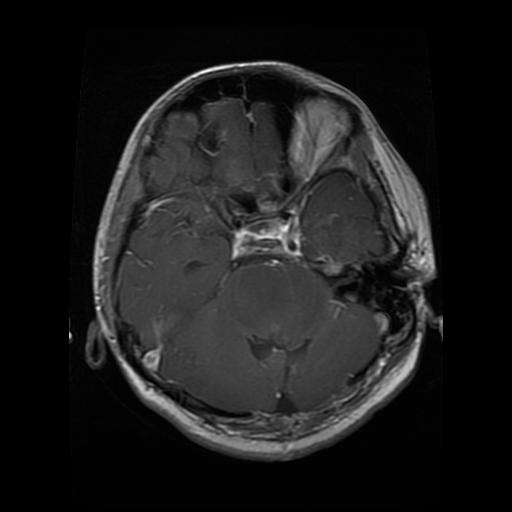
#> input picture huggingface/examples/glioma.jpg, 512 x 512 px
$ python -i radiomics.py   (imports and definitions only)
#> lines starting #> are read from the running program, lines starting #| are printed output that depends on the picture; after the words box and inside, x2 and y2 are one past the last pixel; in counts of white or black regions, pixels touching at a corner belong together
#> further down, picture is the input picture: shape (512, 512, 3); min 0, max 255, mean 27.9
"""
Radiomics feature extraction for brain tumor analysis.
Combines hand-crafted texture/shape features with deep learning.
"""

import torch
import torch.nn as nn
import numpy as np
from typing import Dict, List, Optional, Tuple
import cv2


class RadiomicsExtractor:
    """
    Extract hand-crafted radiomics features from brain MRI images.
    Features include texture, shape, and first-order statistics.
    """

    def __init__(self, feature_types: List[str] = None):
        self.feature_types = feature_types or ['firstorder', 'glcm', 'shape']

    def extract(self, image: np.ndarray, mask: Optional[np.ndarray] = None) -> np.ndarray:
        """Extract all radiomics features from image."""
        if mask is None:
            mask = self._create_tumor_mask(image)

        features = []
        if 'firstorder' in self.feature_types:
            features.extend(self._extract_firstorder(image, mask))
        if 'glcm' in self.feature_types:
            features.extend(self._extract_glcm(image, mask))
        if 'shape' in self.feature_types:
            features.extend(self._extract_shape(mask))

        return np.array(features, dtype=np.float32)

    def _create_tumor_mask(self, image: np.ndarray) -> np.ndarray:
        """Create approximate tumor mask using thresholding."""
        if len(image.shape) == 3:
            gray = cv2.cvtColor((image * 255).astype(np.uint8), cv2.COLOR_RGB2GRAY)
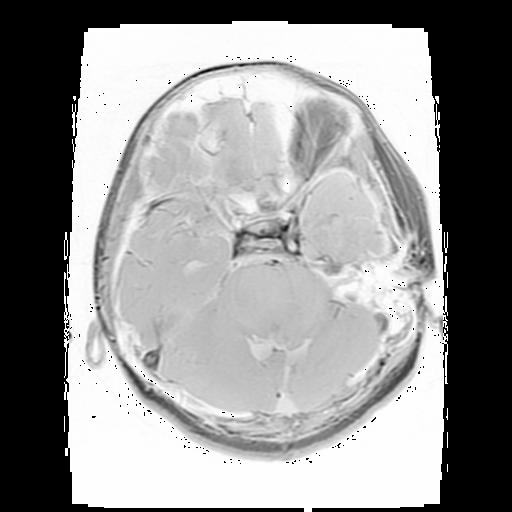
#> gray: shape (512, 512); min 0, max 255, mean 145.8
        else:
            gray = (image * 255).astype(np.uint8)

        _, binary = cv2.threshold(gray, 0, 255, cv2.THRESH_BINARY + cv2.THRESH_OTSU)
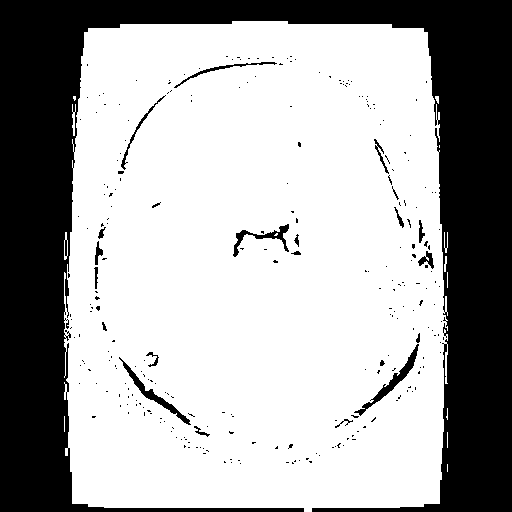
#> binary: shape (512, 512); 66.6% white; 275 black regions (252 under 20 px), largest, box (x1, y1, x2, y2) and area: (0, 0, 512, 512) 83926, (354, 344, 419, 416) 592, (119, 357, 191, 425) 528
        kernel = cv2.getStructuringElement(cv2.MORPH_ELLIPSE, (5, 5))
        mask = cv2.morphologyEx(binary, cv2.MORPH_CLOSE, kernel)
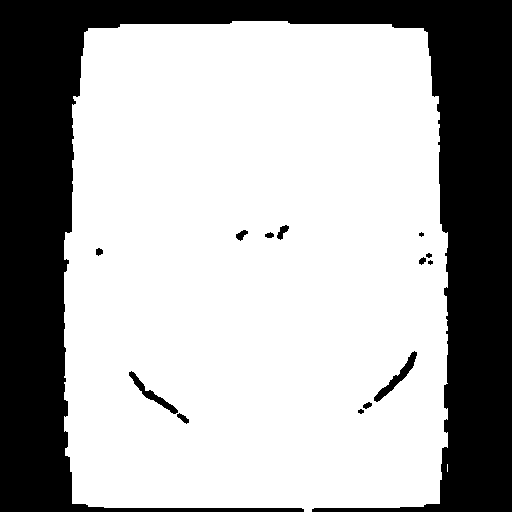
#> mask: shape (512, 512); 67.9% white; 14 black regions (2 under 20 px)
        return mask

    def _extract_firstorder(self, image: np.ndarray, mask: np.ndarray) -> List[float]:
        """Extract first-order statistics."""
        if len(image.shape) == 3:
            image = cv2.cvtColor((image * 255).astype(np.uint8), cv2.COLOR_RGB2GRAY) / 255.0

        masked = image[mask > 0]
        if len(masked) == 0:
            return [0.0] * 10

        return [
            float(np.mean(masked)),
            float(np.std(masked)),
            float(np.min(masked)),
            float(np.max(masked)),
            float(np.median(masked)),
            float(np.percentile(masked, 25)),
            float(np.percentile(masked, 75)),
            float(np.sum(masked)),
            float(len(masked)),
            float(np.var(masked))
        ]

    def _extract_glcm(self, image: np.ndarray, mask: np.ndarray) -> List[float]:
        """Extract GLCM texture features."""
        if len(image.shape) == 3:
            gray = cv2.cvtColor((image * 255).astype(np.uint8), cv2.COLOR_RGB2GRAY)
        else:
            gray = (image * 255).astype(np.uint8)

        levels = 8
        gray = (gray // 32).astype(np.uint8)
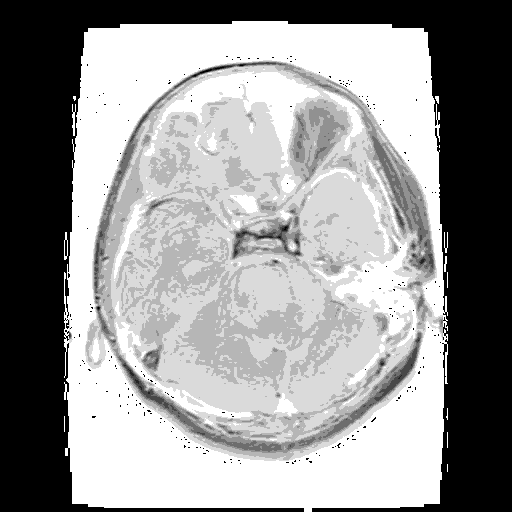
#> gray: shape (512, 512); min 0, max 7, mean 4.12; drawn with min black and max white

        glcm = np.zeros((levels, levels), dtype=np.float32)
        h, w = gray.shape
#> h = 512; w = 512
        for i in range(h - 1):
            for j in range(w - 1):
                if mask[i, j] > 0 and mask[i, j+1] > 0:
                    glcm[gray[i, j], gray[i, j+1]] += 1

        glcm = glcm / (glcm.sum() + 1e-8)

        i_idx, j_idx = np.ogrid[:levels, :levels]
        contrast = np.sum(glcm * (i_idx - j_idx) ** 2)
#> contrast = 0.559
        homogeneity = np.sum(glcm / (1 + np.abs(i_idx - j_idx)))
#> homogeneity = 0.94
        energy = np.sum(glcm ** 2)
#> energy = 0.283
        correlation = np.sum(glcm * (i_idx - levels/2) * (j_idx - levels/2))
#> correlation = 5.35
        entropy = -np.sum(glcm * np.log2(glcm + 1e-8))
#> entropy = 2.45

        return [float(contrast), float(homogeneity), float(energy),
                float(correlation), float(entropy)]

    def _extract_shape(self, mask: np.ndarray) -> List[float]:
        """Extract shape features."""
        contours, _ = cv2.findContours(mask.astype(np.uint8),
                                        cv2.RETR_EXTERNAL, cv2.CHAIN_APPROX_SIMPLE)
#> contours = 2 contours, 1 with area under 20; largest, box (x1, y1, x2, y2) and area: (64, 21, 448, 512) 178448

        if not contours:
            return [0.0] * 7

        largest = max(contours, key=cv2.contourArea)
#> largest = contour of 304 points, box (x1, y1, x2, y2) (64, 21, 448, 512), area 178448
        area = cv2.contourArea(largest)
#> area = 178447.5
        perimeter = cv2.arcLength(largest, True)
#> perimeter = 1811.4
        circularity = 4 * np.pi * area / (perimeter ** 2 + 1e-8)
#> circularity = 0.683

        x, y, w, h = cv2.boundingRect(largest)
#> x = 64; y = 21; w = 384; h = 491
        extent = area / (w * h + 1e-8)
#> extent = 0.946
        aspect_ratio = float(w) / (h + 1e-8)
#> aspect_ratio = 0.782

        hull = cv2.convexHull(largest)
#> hull = contour of 23 points, box (x1, y1, x2, y2) (64, 21, 448, 512), area 181894
        hull_area = cv2.contourArea(hull)
#> hull_area = 181894
        solidity = area / (hull_area + 1e-8)
#> solidity = 0.981

        return [float(area), float(perimeter), float(circularity),
                float(extent), float(aspect_ratio), float(solidity), float(len(largest))]


class LearnableRadiomics(nn.Module):
    """Learnable radiomics feature extraction using CNNs."""

    # [41 lines left out: functions __init__, forward, not called in this run]


class RadiomicsIntegration(nn.Module):
    """Integrate hand-crafted and learned radiomics."""

    # [26 lines left out: functions __init__, forward, not called in this run]

>>> import cv2
>>> picture = cv2.cvtColor(cv2.imread('../../huggingface/examples/glioma.jpg'), cv2.COLOR_BGR2RGB)
>>> result = RadiomicsExtractor().extract(picture)
#> result = 22 values, max 178447.5 at index 15, min 0 at index 2, mean 23092.8

$ run again, on huggingface/examples/notumor.jpg
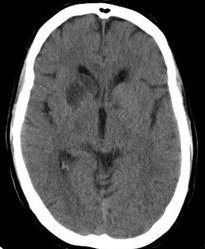
#> input picture huggingface/examples/notumor.jpg, 205 x 249 px
#> picture is the input picture: shape (249, 205, 3); min 0, max 255, mean 89.5
#> in _create_tumor_mask, `_, binary = cv2.threshold(gray, 0, 255, cv2.THRESH_BINARY + cv2.THRESH..`:
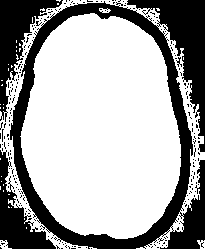
#> binary: shape (249, 205); 65.9% white; 233 black regions (229 under 20 px), largest, box (x1, y1, x2, y2) and area: (10, 0, 205, 249) 12375, (0, 0, 63, 122) 2484, (0, 150, 56, 249) 1968, (176, 57, 182, 67) 23
#> mask: shape (249, 205); 68.8% white; 7 black regions
#> in _extract_glcm, `gray = (gray // 32).astype(np.uint8)`:
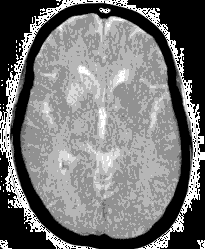
#> gray: shape (249, 205); min 0, max 7, mean 3.23; drawn with min black and max white
#> contours = 12 contours, 7 with area under 20; largest, box (x1, y1, x2, y2) and area: (20, 13, 181, 239) 28280, (0, 0, 205, 249) 5656, (0, 240, 12, 249) 56, (197, 240, 205, 249) 40, (99, 8, 111, 13) 32
#> largest = contour of 297 points, box (x1, y1, x2, y2) (20, 13, 181, 239), area 28280
#> area = 28279.5
#> perimeter = 663.2
#> circularity = 0.808
#> in _extract_shape, `x, y, w, h = cv2.boundingRect(largest)`: x = 20; y = 13; w = 161; h = 226
#> extent = 0.777
#> aspect_ratio = 0.712
#> hull = contour of 53 points, box (x1, y1, x2, y2) (20, 13, 181, 239), area 28764
#> hull_area = 28763.5
#> solidity = 0.983
#> result = 22 values, max 35142 at index 8, min 0 at index 2, mean 3964.2

$ run again, on huggingface/examples/pituitary.jpg
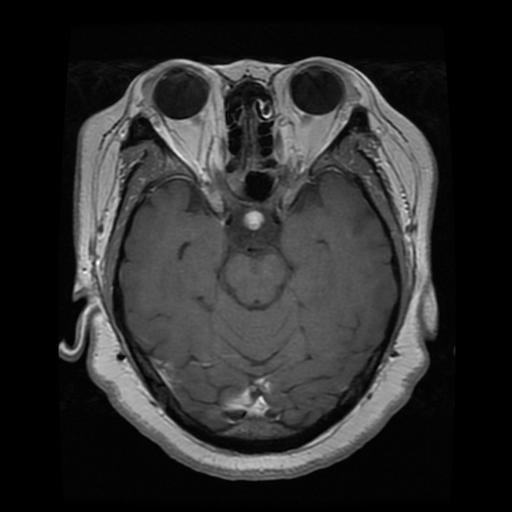
#> input picture huggingface/examples/pituitary.jpg, 512 x 512 px
#> picture is the input picture: shape (512, 512, 3); min 0, max 255, mean 44.3
#> in _create_tumor_mask, `_, binary = cv2.threshold(gray, 0, 255, cv2.THRESH_BINARY + cv2.THRESH..`:
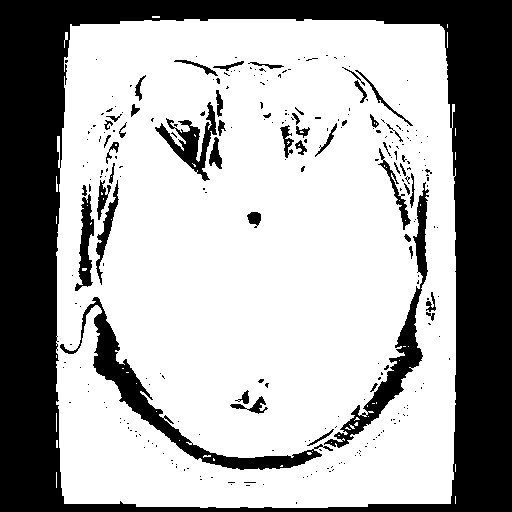
#> binary: shape (512, 512); 66.7% white; 277 black regions (227 under 20 px), largest, box (x1, y1, x2, y2) and area: (0, 0, 512, 512) 71482, (60, 297, 333, 470) 4780, (324, 182, 429, 448) 3469
#> in _create_tumor_mask, `mask = cv2.morphologyEx(binary, cv2.MORPH_CLOSE, kernel)`:
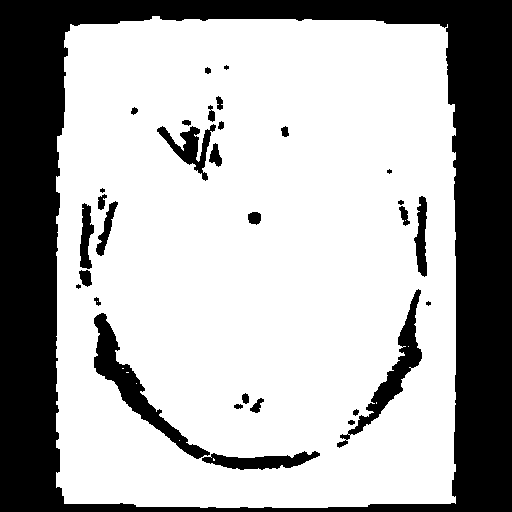
#> mask: shape (512, 512); 68.9% white; 32 black regions (5 under 20 px)
#> contours = 1 contour; box (x1, y1, x2, y2) and area: (56, 16, 456, 508) 190318
#> largest = contour of 326 points, box (x1, y1, x2, y2) (56, 16, 456, 508), area 190318
#> area = 190318
#> perimeter = 1868.6
#> circularity = 0.685
#> in _extract_shape, `x, y, w, h = cv2.boundingRect(largest)`: x = 56; y = 16; w = 400; h = 492
#> extent = 0.967
#> aspect_ratio = 0.813
#> hull = contour of 18 points, box (x1, y1, x2, y2) (56, 16, 456, 508), area 193009
#> hull_area = 193009
#> solidity = 0.986
#> result = 22 values, max 190318 at index 15, min 0 at index 2, mean 23403.5
